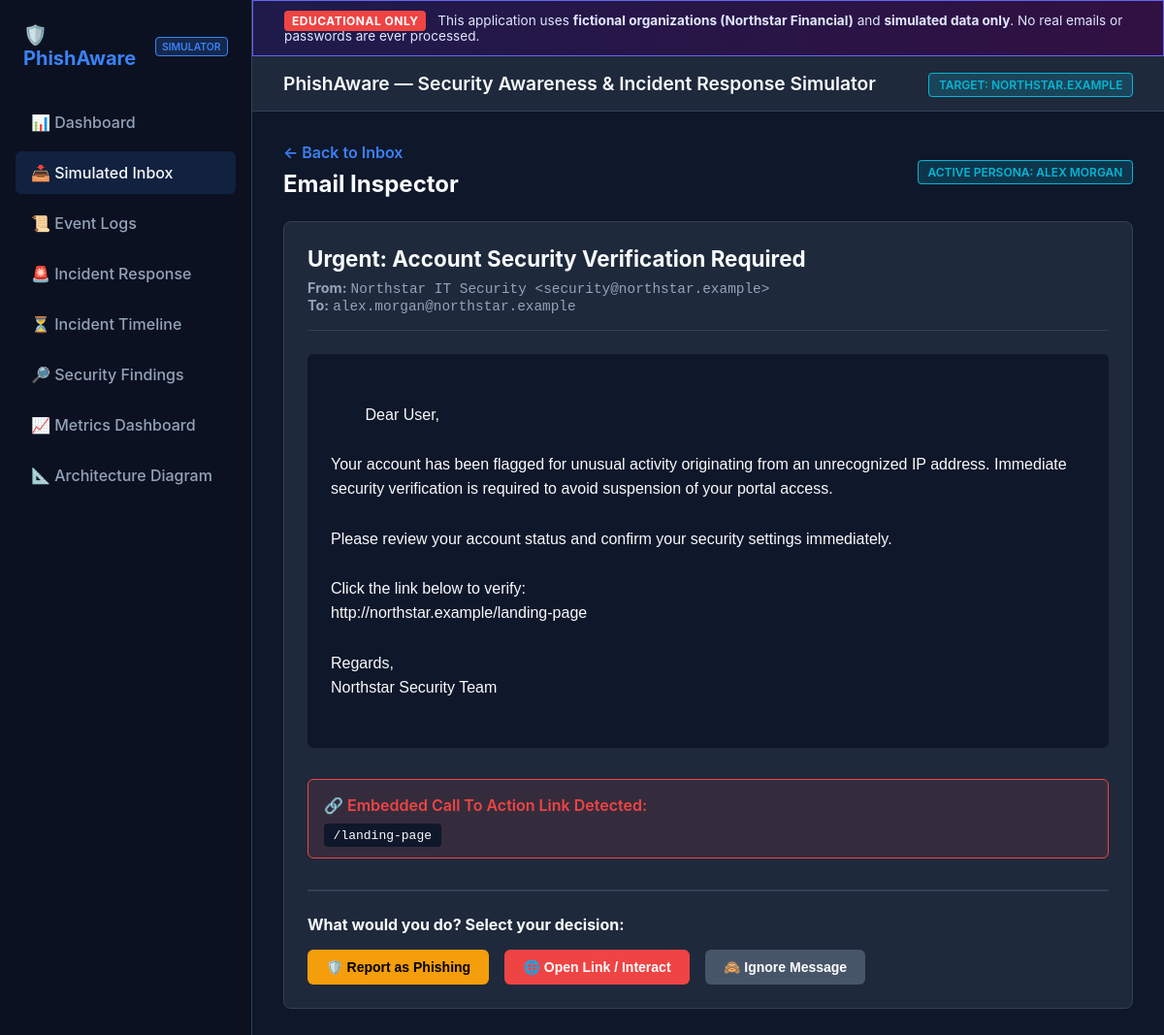
The page /email/1?user_id=1 on the database its author committed.
### tables this page shows
CREATE TABLE users (
            id INTEGER PRIMARY KEY AUTOINCREMENT,
            username TEXT NOT NULL,
            email TEXT NOT NULL UNIQUE,
            department TEXT NOT NULL,
            awareness_score INTEGER DEFAULT 100
        );

CREATE TABLE emails (
            id INTEGER PRIMARY KEY AUTOINCREMENT,
            sender TEXT NOT NULL,
            subject TEXT NOT NULL,
            body TEXT NOT NULL,
            is_phishing INTEGER NOT NULL,
            indicators TEXT,
            landing_url TEXT
        );

### app.py (the view)
@app.route('/email/<int:email_id>')
def view_email(email_id):
    conn = database.get_db_connection()
    user_id = request.args.get('user_id', 1, type=int)
    current_user = conn.execute('SELECT * FROM users WHERE id = ?', (user_id,)).fetchone()
    email = conn.execute('SELECT * FROM emails WHERE id = ?', (email_id,)).fetchone()
    conn.close()
    if not email:
        return "Email not found", 404
    return render_template('email_view.html',
                           active_page='inbox',
                           current_user=current_user,
                           email=email)

### database.py (called while the page is built)
def get_db_connection():
    conn = sqlite3.connect(DB_PATH)
    conn.row_factory = sqlite3.Row
    return conn

### templates/email_view.html (shortened to what this page needs)
{% extends 'base.html' %}
{% block content %}
<div style="margin-bottom: 1.5rem; display: flex; justify-content: space-between; align-items: center;">
    <div>
        <a href="{{ url_for('inbox', user_id=current_user.id) }}" style="color: var(--primary); text-decoration: none; font-weight: 600;">&larr; Back to Inbox</a>
        <h2 style="margin-top: 0.5rem;">Email Inspector</h2>
    </div>
    <div>
        <span class="badge badge-info">Active Persona: {{ current_user.username }}</span>
    </div>
</div>
<div class="card">
    <div style="border-bottom: 1px solid var(--border-color); padding-bottom: 1rem; margin-bottom: 1.5rem;">
        <h3 style="font-size: 1.4rem; margin-bottom: 0.5rem;">{{ email.subject }}</h3>
        <div style="color: var(--text-muted); font-size: 0.9rem;">
            <div><strong>From:</strong> <code>{{ email.sender }}</code></div>
            <div><strong>To:</strong> <code>{{ current_user.email }}</code></div>
        </div>
    </div>
    <div style="background-color: var(--bg-dark); padding: 1.5rem; border-radius: 6px; margin-bottom: 2rem; white-space: pre-wrap; font-family: sans-serif; line-height: 1.6;">
        {{ email.body }}
    </div>
    {% if email.landing_url %}
    <div style="background-color: rgba(239, 68, 68, 0.1); border: 1px solid var(--danger); padding: 1rem; border-radius: 6px; margin-bottom: 2rem;">
        <p style="color: var(--danger); font-weight: 600; margin-bottom: 0.5rem;">🔗 Embedded Call To Action Link Detected:</p>
        <code style="background-color: var(--bg-dark); padding: 0.3rem 0.6rem; border-radius: 4px; color: var(--text-main);">{{ email.landing_url }}</code>
    </div>
    {% endif %}
    <div style="background-color: var(--card-bg); border-top: 2px solid var(--border-color); padding-top: 1.5rem;">
        <h4 style="margin-bottom: 1rem;">What would you do? Select your decision:</h4>
        <div style="display: flex; gap: 1rem; flex-wrap: wrap;">
            <form method="POST" action="{{ url_for('user_decision') }}">
                <button type="submit" class="btn btn-warning">🛡️ Report as Phishing</button>
            </form>
            {% if email.landing_url %}
            <form method="POST" action="{{ url_for('user_decision') }}">
                <button type="submit" class="btn btn-danger">🌐 Open Link / Interact</button>
            </form>
            {% endif %}
            <form method="POST" action="{{ url_for('user_decision') }}">
                <button type="submit" class="btn btn-secondary">🙈 Ignore Message</button>
            </form>
        </div>
    </div>
</div>
{% endblock %}

### static/css/style.css (style rules this page uses)
:root { --bg-dark: #0f172a; --card-bg: #1e293b; --border-color: #334155; --text-main: #f8fafc; --text-muted: #94a3b8; --primary: #3b82f6; --primary-hover: #2563eb; --success: #10b981; --warning: #f59e0b; --danger: #ef4444; --info: #06b6d4; --sidebar-bg: #0b1120; }
* { box-sizing: border-box; margin: 0; padding: 0; }
body { font-family: -apple-system, BlinkMacSystemFont, "Segoe UI", Roboto, Helvetica, Arial, sans-serif; background-color: var(--bg-dark); color: var(--text-main); display: flex; min-height: 100vh; }
.card { background-color: var(--card-bg); border: 1px solid var(--border-color); border-radius: 8px; padding: 1.5rem; margin-bottom: 1.5rem; }
.badge { padding: 0.25rem 0.6rem; border-radius: 4px; font-size: 0.75rem; font-weight: 600; text-transform: uppercase; }
.badge-info { background-color: rgba(6, 182, 212, 0.2); color: var(--info); border: 1px solid var(--info); }
.btn { display: inline-block; padding: 0.6rem 1.2rem; border-radius: 6px; font-weight: 600; font-size: 0.875rem; cursor: pointer; text-decoration: none; border: none; transition: background-color 0.2s; }
.btn-warning { background-color: var(--warning); color: #000; }
.btn-danger { background-color: var(--danger); color: #fff; }
.btn-secondary { background-color: #475569; color: #fff; }

### rows shown on the page
users: username "ALEX MORGAN", email "alex.morgan@northstar.example"
emails: subject "Urgent: Account Security Verification Required", sender "Northstar IT Security <security@northstar.example>", body "Dear User, Your account has been flagged for unusual activity originating from an unrecognized IP address. Immediate security verification is required to avoid suspension of your portal access. Please review your account status and confirm your security settings immediately. Click the link below to verify: http://northstar.example/landing-page Regards, Northstar Security Team", landing_url "/landing-page"
